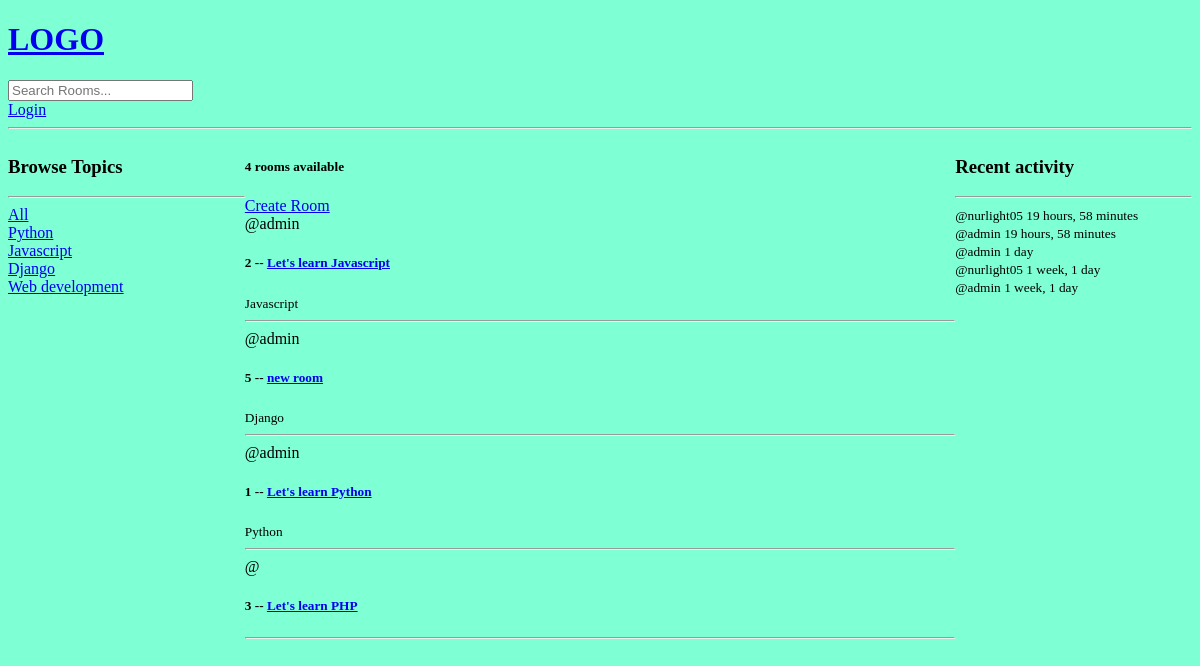
Before: / with the older database file.
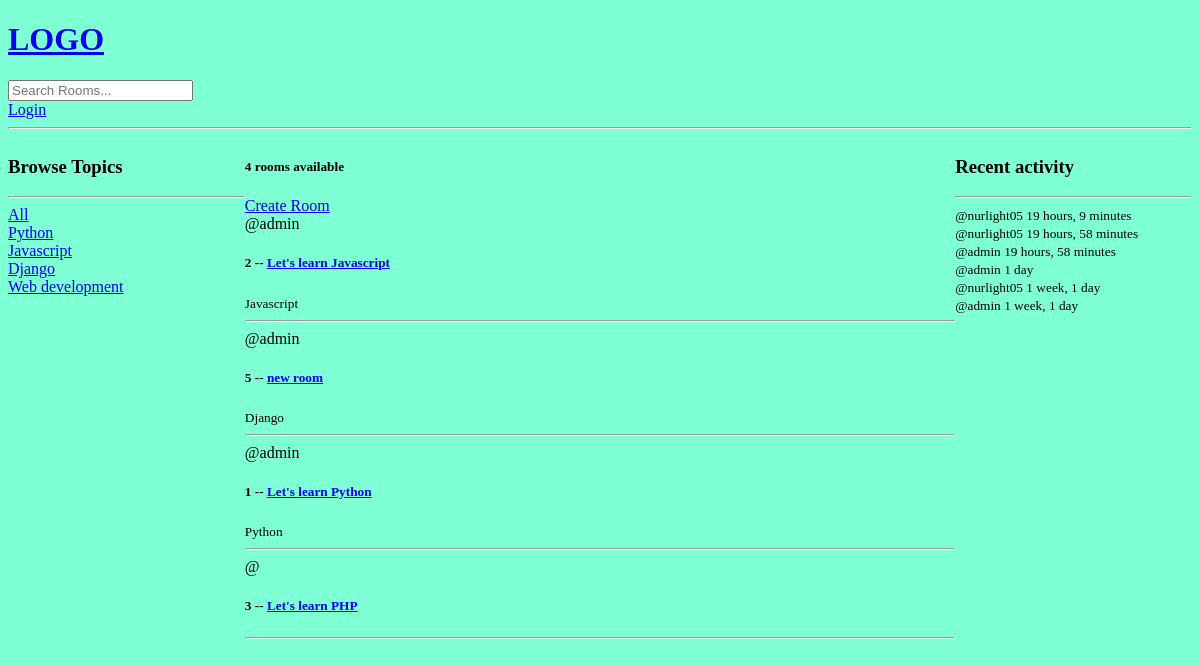
After: the same page with the newer database file.
### base/models.py (models this page shows, shortened)
class Topic(models.Model):
    name = models.CharField(max_length=200)

class Room(models.Model):
    host = models.ForeignKey(User, on_delete=models.SET_NULL, null=True)
    topic = models.ForeignKey(Topic, on_delete=models.SET_NULL, null=True)
    name = models.CharField(max_length=200)
    description = models.TextField(null=True, blank=True)
    participants = models.ManyToManyField(User, related_name='participants', blank=True)
    updated_at = models.DateTimeField(auto_now=True)
    created_at = models.DateTimeField(auto_now_add=True)
    class Meta:
        ordering = ['-updated_at', '-created_at']

class Message(models.Model):
    user = models.ForeignKey(User, on_delete=models.CASCADE)
    room = models.ForeignKey(Room, on_delete=models.CASCADE)
    body = models.TextField()
    updated_at = models.DateTimeField(auto_now=True)
    created_at = models.DateTimeField(auto_now_add=True)
    class Meta:
        ordering = ['-updated_at', '-created_at']

### base/views.py (the view)
# urls.py: path('', views.home, name='home'),
def home(request):
    q = request.GET.get('q') if request.GET.get('q') != None else ''
    rooms = Room.objects.filter(
        Q(topic__name__icontains=q) |
        Q(name__icontains=q) |
        Q(description__icontains=q)
    )
    topics = Topic.objects.all()
    room_count = rooms.count()
    room_messages = Message.objects.filter(Q(room__topic__name__icontains=q))
    context = {
        'rooms': rooms,
        'topics': topics,
        'room_count': room_count,
        'room_messages': room_messages
    }
    return render(request, 'base/home.html', context)

### base/templates/base/home.html (shortened to what this page needs)
{% extends 'main.html' %}
{% block content %}
    <div class="home-container">
        <div>
            <h3>Browse Topics</h3>
            <hr>
            <div>
                <a href="{% url 'home' %}">All</a>
            </div>
            {% for topic in topics %}
                <div>
                    <a href="{% url 'home' %}?q={{ topic.name }}">{{ topic.name }}</a>
                </div>
            {% endfor %}
        </div>
        <div>
            <h5>{{ room_count }} rooms available</h5>
            <a href="{% url 'create-room' %}">Create Room</a>
            <div>
                {% for room in rooms %}
                    <div>
                        <span>@{{ room.host.username }}</span>
                        <h5>{{ room.id }} -- <a href="{% url 'room' room.id %}">{{ room.name }}</a></h5>
                        <small>{{ room.topic.name }}</small>
                        <hr>
                    </div>
                {% endfor %}
            </div>
        </div>
        <div>
            <h3>Recent activity</h3>
            <hr>
            {% for message in room_messages %}
                <div>
                    <small>@{{ message.user }} {{ message.created_at|timesince }}</small>
                </div>
            {% endfor %}
        </div>
    </div>
{% endblock content %}

Changed rows visible on the page:
added Message: user "nurlight05", created_at "19 hours, 9 minutes"
